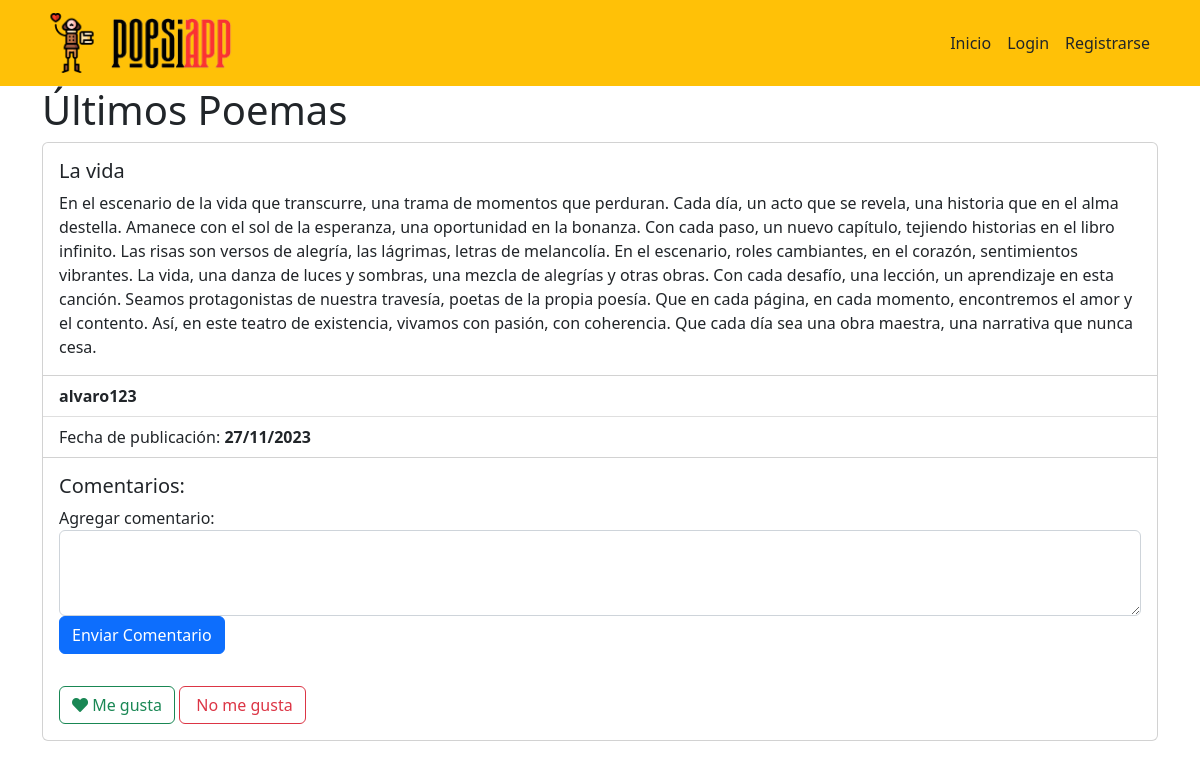
Before: / with the older database file.
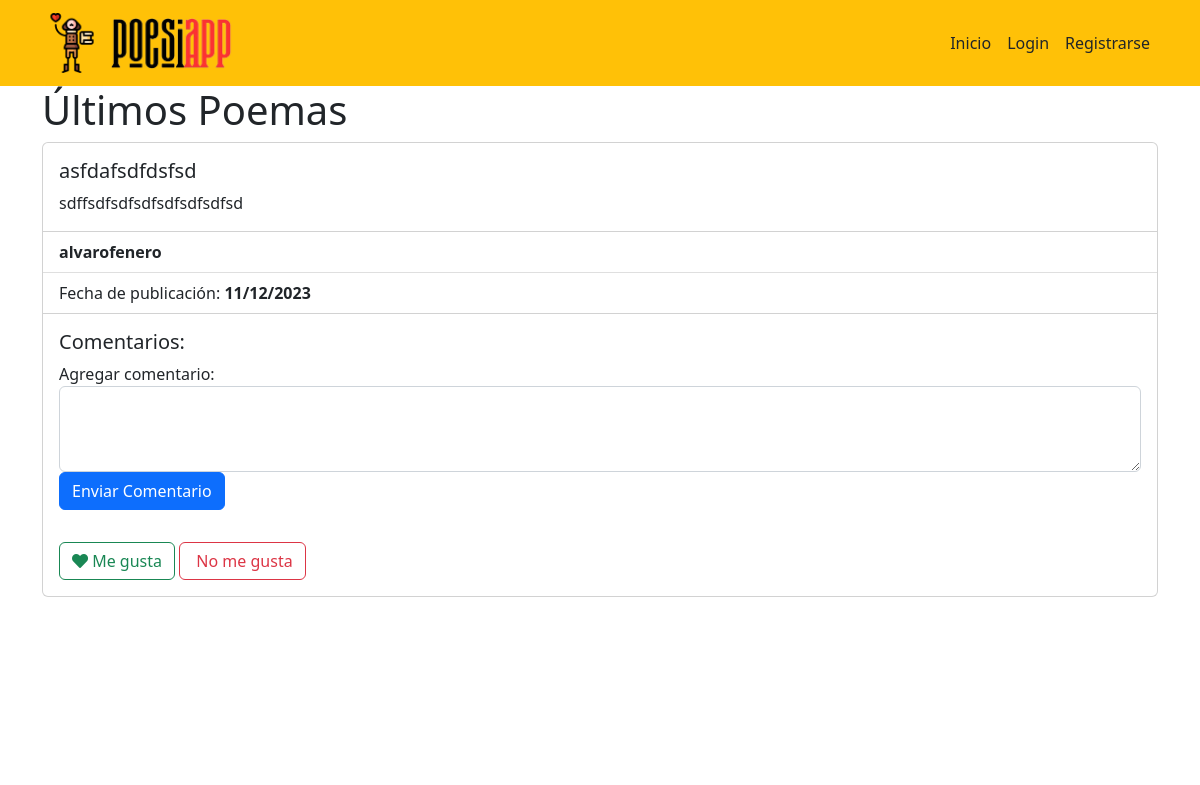
After: the same page with the newer database file.
### tasks/models.py (models this page shows, shortened)
class Task(models.Model):
    title = models.CharField(max_length=200)
    description = models.TextField(max_length=1000)
    created = models.DateTimeField(auto_now_add=True)
    datecompleted = models.DateTimeField(null=True, blank=True)
    important = models.BooleanField(default=False)
    user = models.ForeignKey(User, on_delete=models.CASCADE)

### tasks/views.py (the view)
# urls.py: 2. Add a URL to urlpatterns:  path('', views.home, name='home')
def home(request):
    all_tasks = Task.objects.all()
    return render(request, 'home.html', {"all_tasks": all_tasks})

### tasks/templates/home.html (shortened to what this page needs)
{% extends 'base.html' %}
{% block content %}
<div class="container mt-10">
  <h1>Últimos Poemas</h1>
  <div class="slick-slider">
    {% for task in all_tasks %}
      <div class="card slider-item">
        <div class="card-body">
          <h5 class="card-title">{{ task.title }}</h5>
          <p class="card-text">{{ task.description }}</p>
        </div>
        <ul class="list-group list-group-flush">
          <li class="list-group-item"><strong>{{ task.user.username }}</strong></li>
          <li class="list-group-item">Fecha de publicación: <strong>{{ task.created|date:'j/n/Y' }}</strong></li>
        </ul>
        <div class="card-body" id="comments-section-{{ task.id }}">
          <h5>Comentarios:</h5>
          <form method="post" action="{% url 'add_comment' task.id %}" class="comment-form" data-task-id="{{ task.id }}">
            <div class="form-group">
              <label for="comment">Agregar comentario:</label>
              <textarea class="form-control" id="comment" name="comment" rows="3" required></textarea>
            </div>
            <button type="submit" class="btn btn-primary">Enviar Comentario</button>
          </form>
        </div>
        <div class="card-body">
          <button class="btn btn-outline-success" onclick="likePoem({{ task.id }})">
            <i class="fas fa-heart"></i> Me gusta
          </button>
          <button class="btn btn-outline-danger" onclick="dislikePoem({{ task.id }})">
             No me gusta
          </button>
        </div>
      </div>
    {% endfor %}
  </div>
</div>
{% endblock %}

### tasks/templates/base.html (shortened to what this page needs)
<!DOCTYPE html>
<html lang="en">
  <head>
    <link rel="stylesheet" href="https://cdn.jsdelivr.net/npm/bootstrap@5.2.0/dist/css/bootstrap.min.css">
    <link rel="stylesheet" type="text/css" href="https://cdn.jsdelivr.net/jquery.slick/1.8.1/slick.css"/>
    <link rel="stylesheet" type="text/css" href="https://cdn.jsdelivr.net/jquery.slick/1.8.1/slick-theme.css"/>
    <link rel="stylesheet" type="text/css" href="https://cdnjs.cloudflare.com/ajax/libs/slick-carousel/1.8.1/slick.min.css"/>
    <link rel="stylesheet" href="https://cdnjs.cloudflare.com/ajax/libs/font-awesome/5.15.3/css/all.min.css" />
    {% include '_navbar.html' %}
    <div class="content-container">
      {% block content %}
      {% endblock %}
    </div>
  </body>
</html>

### tasks/templates/_navbar.html (shortened to what this page needs)
{% load static %}
<nav class="navbar navbar-expand-lg navbar-dark bg-warning">
  <div class="container">
    <a class="navbar-brand" href="/">
        <img src="{% static 'poesiapplogo.png' %}" alt="PoesiAPP Logo" style="width: 60px; height: auto; vertical-align: middle;">
        <img src="{% static 'poesiappletras.png' %}" alt="PoesiAPP Logo" style="width: 130px; height: auto;">
      </a>
    <div class="collapse navbar-collapse" id="navbarNav">
      <ul class="navbar-nav ms-auto">
        <li class="nav-item">
          <a href="/" class="nav-link text-dark">Inicio</a>
        </li>
        {% if user.is_authenticated %}
        <li class="nav-item">
          <a href="{% url 'tasks_completed' %}" class="nav-link text-dark">Poemas Destacados</a>
        </li>
        <li class="nav-item">
          <a href="{% url 'tasks' %}" class="nav-link text-dark">Mis Poemas</a>
        </li>
        <li class="nav-item">
          <a href="{% url 'create_task' %}" class="nav-link text-dark">Publicar Poema</a>
        </li>
        <li class="nav-item">
          <a class="nav-link text-dark" href="/logout">Logout</a>
        </li>
        {% else %}
        <li class="nav-item">
          <a href="/signin" class="nav-link text-dark">Login</a>
        </li>
        <li class="nav-item">
          <a href="/signup" class="nav-link text-dark">Registrarse</a>
        </li>
        {% endif %}
      </ul>
    </div>
  </div>
</nav>

### tasks/templates/base.html (style rules this page uses)
.content-container { flex-grow: 1; }

Changed rows visible on the page:
removed Task: title "La vida", description "En el escenario de la vida que transcurre, una trama de momentos que perduran. Cada día, un acto que se revela, una historia que en el alma destella. Amanece con el sol de la esperanza, una oportunidad en la bonanza. Con cada paso, un nuevo capítulo, tejiendo historias en el libro infinito. Las risas son versos de alegría, las lágrimas, letras de melancolía. En el escenario, roles cambiantes, en el corazón, sentimientos vibrantes. La vida, una danza de luces y sombras, una mezcla de alegrías y otras obras. Con cada desafío, una lección, un aprendizaje en esta canción. Seamos protagonistas de nuestra travesía, poetas de la propia poesía. Que en cada página, en cada momento, encontremos el…", user.username "alvaro123", created "27/11/2023"
added Task: title "asfdafsdfdsfsd", description "sdffsdfsdfsdfsdfsdfsdfsd", user.username "alvarofenero", created "11/12/2023"
